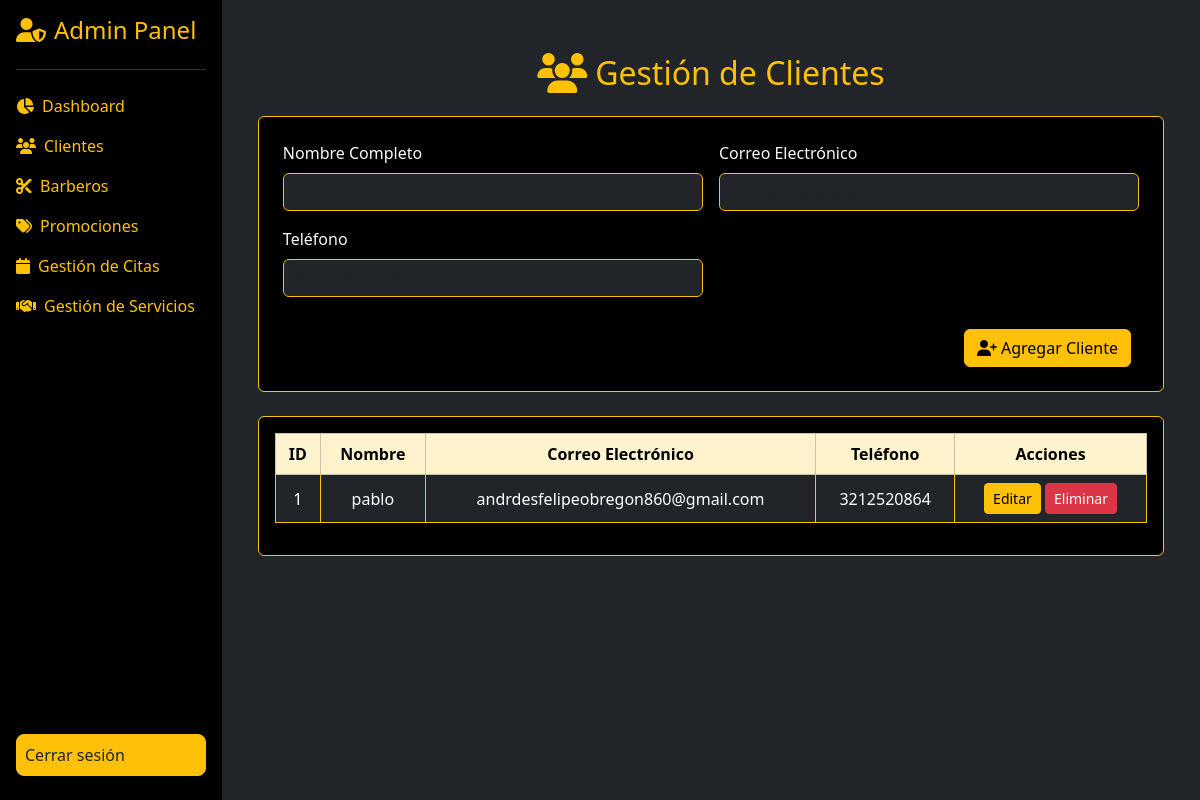
Page /panel/clientes (signed in) on the earlier database version.
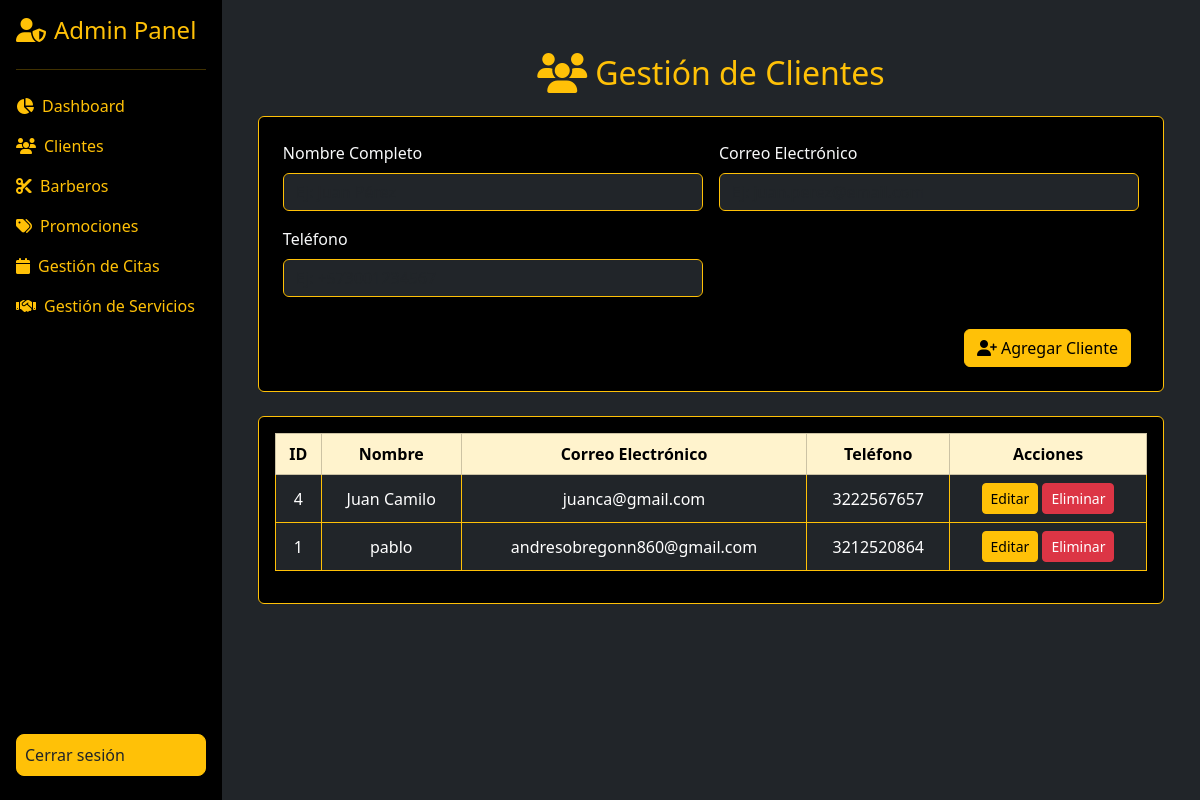
Same page on the later database version.
### tables this page shows
CREATE TABLE `clientes` (
  `id_cliente` int(11) NOT NULL,
  `nombre` varchar(100) NOT NULL,
  `telefono` varchar(20) NOT NULL,
  `correo` varchar(100) NOT NULL,
  `fecha_registro` timestamp NOT NULL DEFAULT current_timestamp()
);

### app/modulos/clientes/controlador.php (called while the page is built, shortened)
<?php
require_once __DIR__ . "/modelo.php";
class ClientesController {
    private $cliente;
    public function __construct() {
        $this->cliente = new Cliente();
    }
    public function index(): void {
        $stmt = $this->cliente->leerTodos();
        $action = "crear";
        require __DIR__ . "/vista/clientes.php";
    }
}

### app/panel/controlador.php (called while the page is built, shortened)
<?php
class PanelController {
    public function index(string $subRoute = "", string $id = "", string $accion = ""): void {
        require __DIR__ . "/vista/layout.php";
    }
}

### index.php (called while the page is built, shortened)
<?php
$requestUri = $_SERVER['REQUEST_URI'];
$basePath = "/barber";
$route = str_replace($basePath, "", $requestUri);
$route = trim($route, "/");
$router = new Router();
$router->handle($route);
?>

### app/config/Database.php (called while the page is built, shortened)
<?php
class Database {
    private $host = "localhost";
    private $db_name = "style_barber";
    private $username = "root";
    private $password = "";
    private $conn;
    public function __construct() {
        try {
            $this->conn = new PDO(
                "mysql:host={$this->host};dbname={$this->db_name};charset=utf8",
                $this->username,
                $this->password
            );
            $this->conn->setAttribute(PDO::ATTR_ERRMODE, PDO::ERRMODE_EXCEPTION);
        } catch (PDOException $e) {
            die(json_encode([
                "success" => false,
                "message" => "Error de conexión: " . $e->getMessage()
            ]));
        }
    }
    public function getConnection(): PDO {
        return $this->conn;
    }
}
?>

### app/modulos/clientes/modelo.php (called while the page is built, shortened)
<?php
require_once __DIR__ . "/../../config/Database.php";
class Cliente {
    private $conn;
    private $table = "clientes";
    public function __construct() {
        $db = new Database();
        $this->conn = $db->getConnection();
    }
    public function leerTodos(): array {
        $sql = "SELECT * FROM {$this->table} ORDER BY id_cliente DESC";
        $stmt = $this->conn->query($sql);
        return $stmt->fetchAll(PDO::FETCH_ASSOC);
    }
}

### app/modulos/clientes/vista/clientes.php (the view, shortened to what this page needs)
<div class="container">
  <div class="text-center text-warning mb-4">
    <h2><i class="fas fa-users fa-lg me-2"></i>Gestión de Clientes</h2>
  </div>
   <form method="POST"
      action="<?= ($action ?? 'crear') === 'editar'
                  ? "/barber/panel/clientes/".($idCliente ?? '')."/editar"
                  : "/barber/panel/clientes/crear" ?>">
     <div class="border bg-black border-warning rounded p-4 mb-4">
       <div class="row g-3">
         <div class="col-md-6">
           <label class="form-label">Nombre Completo</label>
           <input type="text" class="form-control bg-dark text-light border-warning" name="nombreCliente" placeholder="Ej: Juan Pérez" value="<?= htmlspecialchars($clienteData["nombre"] ?? '') ?>">
         </div>
         <div class="col-md-6">
           <label class="form-label">Correo Electrónico</label>
           <input type="text" class="form-control bg-dark text-light border-warning" name="correoCliente" placeholder="Ej: juan.perez@email.com" value="<?= htmlspecialchars($clienteData["correo"] ?? '') ?>">
         </div>
         <div class="col-md-6">
           <label class="form-label">Teléfono</label>
           <input type="text" class="form-control bg-dark text-light border-warning" name="telefonoCliente" placeholder="Ej: +573001234567" oninput="this.value = this.value.replace(/[^0-9]/g, '')" maxlength="10" value="<?= htmlspecialchars($clienteData["telefono"] ?? '') ?>">
         </div>
         <div class="col-md-12 text-end">
           <button class="btn btn-warning mt-3 me-2">
             <?= ($action ?? 'crear') === 'editar' ? 'Actualizar' : '<i class="fas fa-user-plus me-1"></i>Agregar Cliente' ?>
           </button>
         </div>
       </div>
     </div>
   </form>
  <div class="border border-warning bg-black rounded p-3">
    <div class="table-responsive">
      <table class="table table-dark table-bordered border-warning align-middle text-center">
        <thead class="table-warning text-black">
          <tr>
            <th>ID</th>
            <th>Nombre</th>
            <th>Correo Electrónico</th>
            <th>Teléfono</th>
            <th>Acciones</th>
          </tr>
        </thead>
        <tbody>
            <?php foreach ($stmt as $row): ?>
              <tr>
                <td><?= $row['id_cliente'] ?></td>
                <td><?= htmlspecialchars($row['nombre']) ?></td>
                <td><?= htmlspecialchars($row['correo']) ?></td>
                <td><?= htmlspecialchars($row['telefono']) ?></td>
                <td>
                  <a href="/barber/panel/clientes/<?= $row['id_cliente'] ?>/editar" class="btn btn-sm btn-warning">Editar</a>
                  <a href="/barber/panel/clientes/<?= $row['id_cliente'] ?>/eliminar" class="btn btn-sm btn-danger" onclick="return confirm('¿Eliminar este cliente?')">Eliminar</a>
                </td>
              </tr>
            <?php endforeach; ?>
          </tbody>
      </table>
    </div>
  </div>
</div>

Differences in the rows shown:
added clientes: id_cliente "4", nombre "Juan Camilo", correo "juanca@gmail.com", telefono "3222567657"
changed clientes "pablo": correo "andrdesfelipeobregon860@gmail.com" → "andresobregonn860@gmail.com"
